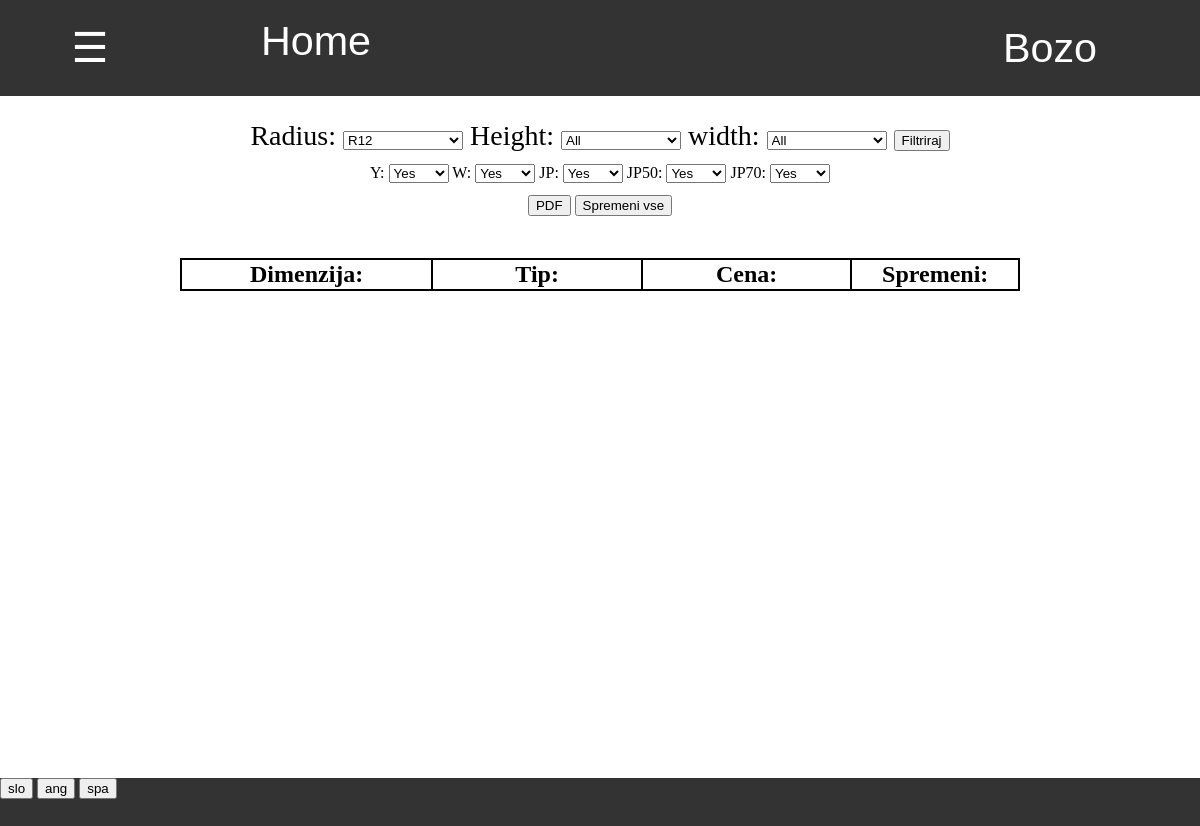
/prodaja/cenik/3485/ (signed in), run on an earlier commit of the app's database.
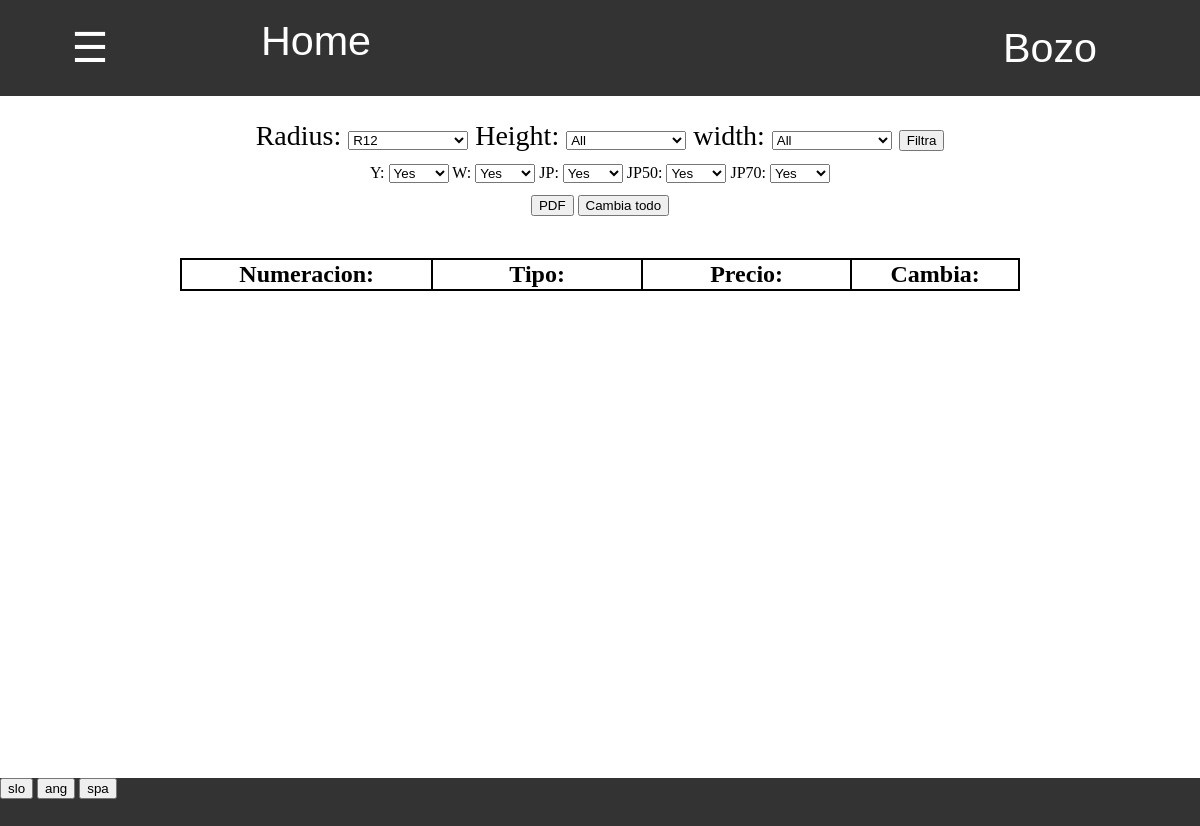
And on a later commit of the database.
### program/models.py (models this page shows)
class Profil(models.Model):
    user = models.OneToOneField(User,on_delete=models.CASCADE)
    jezik =  models.CharField(default="spa",max_length=3, choices=JEZIKI)

### prodaja/pviews.py (the view)
# urls.py: path('cenik/<str:baza>/', pviews.cenik, name='cenik_prodaje'),
def cenik(request,baza):
    if request.method == "GET":
        sestavine = zaloga.sestavina_set.all()
        radius = request.GET.get('radius','R12')
        height = request.GET.get('height','all')
        width = request.GET.get('width','all')
        if radius != "all":
            sestavine = sestavine.filter(dimenzija__radius=radius)
        if height != "all":
            sestavine = sestavine.filter(dimenzija__height=height)
        if width != "all":
            if "C" in width:
                width = width.replace('C','')
                sestavine = sestavine.filter(dimenzija__width=width, dimenzija__special = True)
            else:
                sestavine = sestavine.filter(dimenzija__width=width, dimenzija__special = False)
        sestavine = sestavine.prefetch_related('cena_set').filter(cena__prodaja=baza).values(
            'dimenzija__dimenzija',
            'pk',
            'cena',
            'cena__tip',
            'cena__cena')
        tipi = []
        for tip in zaloga.vrni_tipe:
            if request.GET.get(tip[0],"true") == "true":
                tipi.append(tip[0])
        slovar = {
            'sestavine':sestavine,
            'tip':baza,
            'tipi':tipi,
            'radius':radius,
            'height':height,
            'width':width}
    return pokazi_stran(request,'prodaja/cenik.html', slovar)

### prodaja/pviews.py (called while the page is built)
def vrni_slovar(request):
    with open('slovar.json') as dat:
        slovar = json.load(dat)
    return slovar

def pokazi_stran(request, html, baze={}):
    slovar = {'zaloga':zaloga,'program':program,'slovar':vrni_slovar(request),'jezik':request.user.profil.jezik}
    slovar.update(baze)
    return render(request, html, slovar)

### program/models.py (called while the page is built)
    @property
    def vrni_jezike(self):
        return JEZIKI

### zaloga/models.py (called while the page is built)
    @property
    def vrni_razlicne_radiuse(self):
        razlicni_radiusi = []
        for radius in self.sestavina_set.all().values('dimenzija__radius').distinct().order_by('dimenzija__radius'):
            razlicni_radiusi.append(radius['dimenzija__radius'])
        return razlicni_radiusi

    @property
    def vrni_dimenzije(self):
        return Dimenzija.objects.all().values_list('dimenzija','radius','height','width','special')

    @property
    def vrni_tipe(self):
        return TIPI_SESTAVINE

### zaloga/templatetags/zaloga_exstras.py (called while the page is built)
@register.filter
def keyvalue(dict, key):
    return dict[key]

### prodaja/templates/prodaja/cenik.html (shortened to what this page needs)
{% extends 'program/base.html' %}
{% load zaloga_exstras %}
{% block content %}
<div class="filter">
    <div style="margin-bottom:1%;font-size:3.5vh;display:block">
        <form id="filter" action="{% url 'cenik_prodaje' tip %}" method="GET">
            {% include "program/dinamic_select.html" %}
            <input type="submit" value="{{slovar|keyvalue:'Filtriraj'|keyvalue:jezik}}">
        </form>
    </div>
    {% for tip in zaloga.vrni_tipe %}
        {{tip.0}}:
        <select style="width:5%" form="filter" name="{{tip.0}}">
            {% if tip.0 in tipi %}
                <option value="true" selected> Yes </option>
            {% else %}
                <option value="true"> Yes </option>
                <option value="false" selected> No </option>
            {% endif %}
        </select>
    {% endfor %}
    <div style="display:block;margin-top:1%">
        <form style="display:inline-block" action="{% url 'cenik_pdf' tip %}" method="GET">
            <input type="submit" value="PDF">
        </form>
        <button onclick="Spremeni_vse()" class="spremeni"> {{slovar|keyvalue:'Spremeni vse'|keyvalue:jezik}} </button>
    </div>
</div>
<div class="table">
    <table class="tabela_vnosov" >
        <tr class="header">
            <th width="30%">
                {{slovar|keyvalue:'Dimenzija'|keyvalue:jezik}}:
            </th>
            <th width="25%">
                {{slovar|keyvalue:'Tip'|keyvalue:jezik}}:
            </th>
            <th width="25%">
                {{slovar|keyvalue:'Cena'|keyvalue:jezik}}:
            </th>
            <th width="20%">
                {{slovar|keyvalue:'Spremeni'|keyvalue:jezik}}:
            </th>
        </tr>
    </table>
</div>
{% endblock %}

What changed in the data, as far as the page shows it:
changed Profil: jezik "Filtriraj" → "Filtra"; jezik "Spremeni vse" → "Cambia todo"; jezik "Dimenzija" → "Numeracion"; jezik "Tip" → "Tipo"; jezik "Cena" → "Precio"; jezik "Spremeni" → "Cambia"
